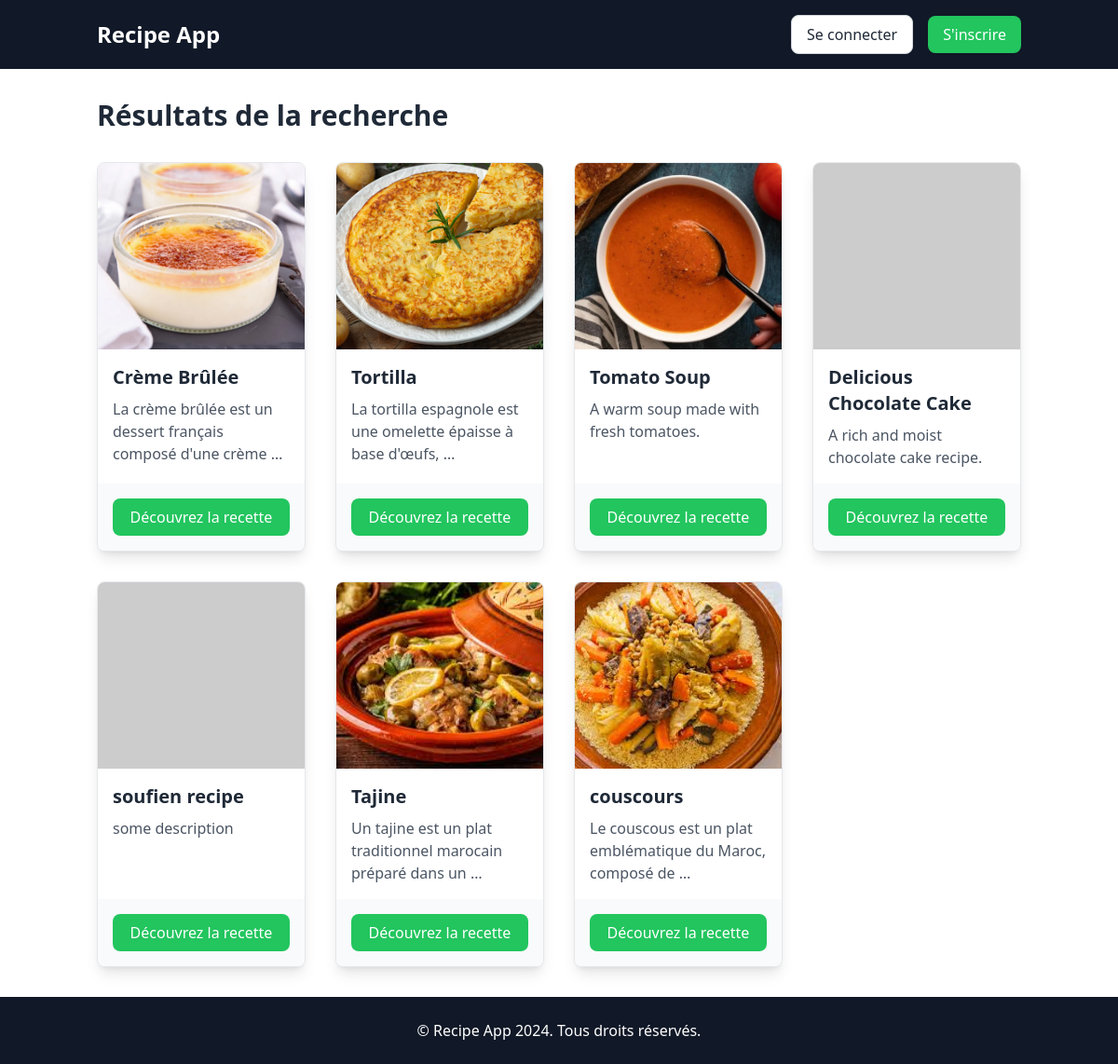
The page /recipes/chercher_recette/ on the database as committed earlier.
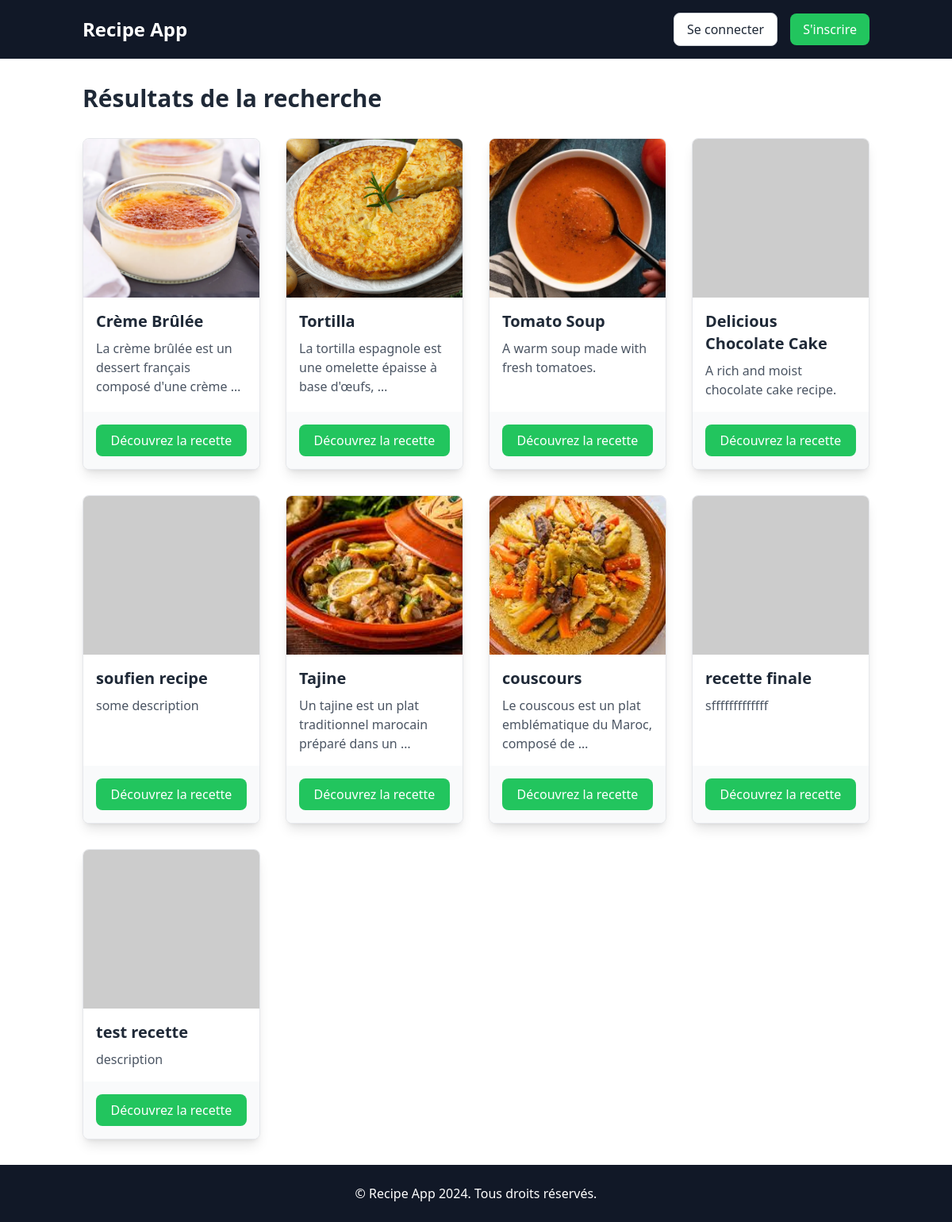
The same page on the database as committed later.
### recipes/models.py (models this page shows, shortened)
class Recipe(models.Model):
    title = models.CharField(max_length=200)  # Titre de la recette
    description = models.TextField()  # Description détaillée de la recette
    user = models.ForeignKey(User, on_delete=models.SET_NULL, null=True, blank=True)  # Utilisateur ayant créé la recette
    image = models.ImageField(upload_to='recipes_photos/', default="https://dummyimage.com/450x300/dee2e6/6c757d.jpg")  # Image de la recette

### recipes/views.py (the view)
# urls.py: path('chercher_recette/', recipes.views.chercher_recette, name='chercher_recette'),
def chercher_recette(request):
    q = request.GET.get('query', '')  # Obtenir le mot-clé de recherche depuis l'URL
    recherches = Recipe.objects.filter(title__icontains=q)  # Rechercher dans le champ "title"
    return render(request, "recipes/search_result.html", {'recherches': recherches})

### recipes/templates/recipes/search_result.html (shortened to what this page needs)
<!DOCTYPE html>
<html lang="fr">
<head>
    <script src="https://cdn.tailwindcss.com"></script>
</head>
<body class="min-h-screen flex flex-col">
    <nav class="bg-gray-900">
        <div class="container mx-auto px-4 py-4 flex justify-between items-center">
            <div class="flex items-center space-x-4">
                <a href="{% url 'recipes' %}" class="text-2xl font-bold text-white">Recipe App</a>
            </div>
            <div class="flex items-center space-x-4">
                {% if user.is_authenticated %}
                <p class="text-white">Bonjour, <span class="font-bold">{{ user.username }}</span></p>
                <a href="{% url 'profile' %}"
                    class="bg-green-500 text-white hover:bg-green-600 px-4 py-2 rounded-lg">Profile</a>
                {% else %}
                <a href="{% url 'login' %}"
                    class="bg-white text-gray-800 hover:bg-gray-100 px-4 py-2 rounded-lg border border-gray-300">Se
                    connecter</a>
                <a href="{% url 'signup' %}"
                    class="bg-green-500 text-white hover:bg-green-600 px-4 py-2 rounded-lg">S'inscrire</a>
                {% endif %}
            </div>
        </div>
    </nav>
    <section class="py-8 flex-grow">
        <div class="container mx-auto px-4">
            <h1 class="text-3xl font-semibold text-gray-800 mb-8">Résultats de la recherche</h1>
            {% if recherches %}
            <div class="grid grid-cols-1 md:grid-cols-2 lg:grid-cols-4 gap-8">
                {% for recette in recherches %}
                <div
                    class="bg-white border border-gray-200 rounded-lg shadow-lg overflow-hidden flex flex-col hover:scale-105 transform transition">
                    <div class="h-[200px] w-full">
                        <img src="../../../recipes_photos/{{ recette.image }}" class="h-full w-full object-cover"
                            onerror="this.onerror=null; this.src='https://dummyimage.com/450x300/dee2e6/6c757d.jpg';">
                    </div>
                    <div class="p-4 flex-grow">
                        <h2 class="text-xl font-semibold text-gray-800">{{ recette.title }}</h2>
                        <p class="text-gray-600 mt-2">{{ recette.description|truncatewords:10 }}</p>
                    </div>
                    <div class="p-4 bg-gray-50">
                        <a href="{% url 'recette_info' recette.id %}"
                            class="bg-green-500 text-white hover:bg-green-600 px-4 py-2 block text-center rounded-lg">
                            Découvrez la recette
                        </a>
                    </div>
                </div>
                {% endfor %}
            </div>
            {% else %}
            <p class="text-gray-600">Aucune recette trouvée pour votre recherche.</p>
            {% endif %}
        </div>
    </section>
    <footer class="bg-gray-900 py-6">
        <div class="container mx-auto text-center text-white">
            <p>&copy; Recipe App 2024. Tous droits réservés.</p>
        </div>
    </footer>
</body>
</html>

Rows that differ between the two databases and show on the page:
added Recipe: title "recette finale", description "sfffffffffffff"
added Recipe: title "test recette", description "description"
